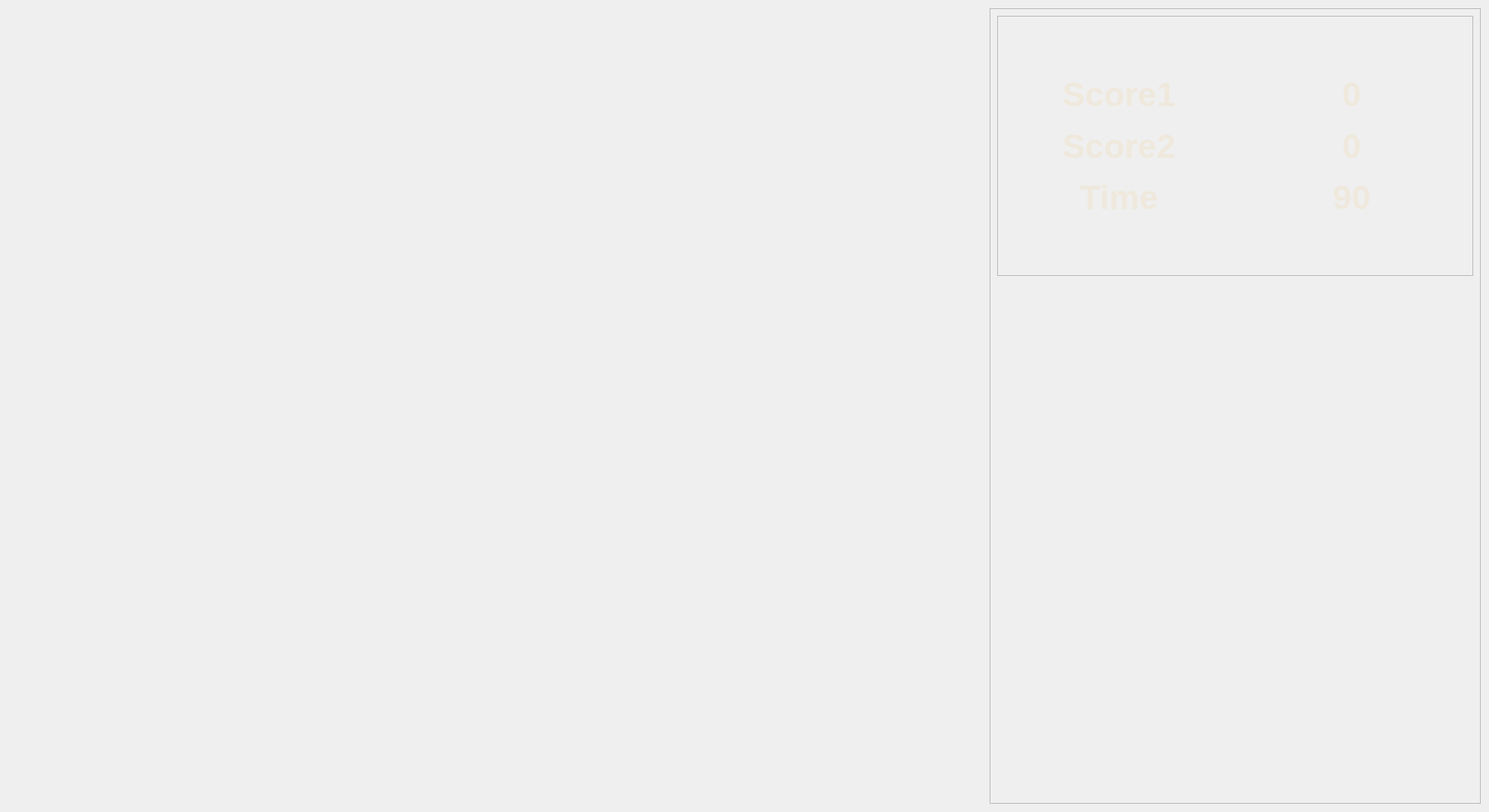
<?xml version="1.0" encoding="UTF-8"?>
<ui version="4.0">
 <class>DualPlayerInGameUI</class>
 <widget class="QWidget" name="DualPlayerInGameUI">
  <property name="geometry">
   <rect>
    <x>0</x>
    <y>0</y>
    <width>1980</width>
    <height>1080</height>
   </rect>
  </property>
  <property name="windowTitle">
   <string>Form</string>
  </property>
  <layout class="QHBoxLayout" name="horizontalLayout_3" stretch="2,1">
   <item>
    <spacer name="horizontalSpacer">
     <property name="orientation">
      <enum>Qt::Orientation::Horizontal</enum>
     </property>
     <property name="sizeHint" stdset="0">
      <size>
       <width>40</width>
       <height>20</height>
      </size>
     </property>
    </spacer>
   </item>
   <item>
    <widget class="QFrame" name="frame">
     <property name="sizePolicy">
      <sizepolicy hsizetype="Expanding" vsizetype="Expanding">
       <horstretch>0</horstretch>
       <verstretch>0</verstretch>
      </sizepolicy>
     </property>
     <property name="frameShape">
      <enum>QFrame::Shape::StyledPanel</enum>
     </property>
     <property name="frameShadow">
      <enum>QFrame::Shadow::Raised</enum>
     </property>
     <property name="lineWidth">
      <number>2</number>
     </property>
     <layout class="QVBoxLayout" name="verticalLayout" stretch="1,2">
      <item>
       <widget class="QFrame" name="frame_2">
        <property name="sizePolicy">
         <sizepolicy hsizetype="Expanding" vsizetype="Expanding">
          <horstretch>0</horstretch>
          <verstretch>0</verstretch>
         </sizepolicy>
        </property>
        <property name="palette">
         <palette>
          <active>
           <colorrole role="WindowText">
            <brush brushstyle="SolidPattern">
             <color alpha="228">
              <red>239</red>
              <green>231</green>
              <blue>218</blue>
             </color>
            </brush>
           </colorrole>
           <colorrole role="Text">
            <brush brushstyle="SolidPattern">
             <color alpha="228">
              <red>239</red>
              <green>231</green>
              <blue>218</blue>
             </color>
            </brush>
           </colorrole>
           <colorrole role="Base">
            <brush brushstyle="SolidPattern">
             <color alpha="179">
              <red>70</red>
              <green>53</green>
              <blue>29</blue>
             </color>
            </brush>
           </colorrole>
          </active>
          <inactive>
           <colorrole role="WindowText">
            <brush brushstyle="SolidPattern">
             <color alpha="228">
              <red>239</red>
              <green>231</green>
              <blue>218</blue>
             </color>
            </brush>
           </colorrole>
           <colorrole role="Text">
            <brush brushstyle="SolidPattern">
             <color alpha="228">
              <red>239</red>
              <green>231</green>
              <blue>218</blue>
             </color>
            </brush>
           </colorrole>
           <colorrole role="Base">
            <brush brushstyle="SolidPattern">
             <color alpha="179">
              <red>70</red>
              <green>53</green>
              <blue>29</blue>
             </color>
            </brush>
           </colorrole>
          </inactive>
          <disabled/>
         </palette>
        </property>
        <property name="font">
         <font>
          <pointsize>34</pointsize>
          <bold>true</bold>
         </font>
        </property>
        <property name="frameShape">
         <enum>QFrame::Shape::StyledPanel</enum>
        </property>
        <property name="frameShadow">
         <enum>QFrame::Shadow::Raised</enum>
        </property>
        <layout class="QVBoxLayout" name="verticalLayout_2" stretch="1,1,1,1,1">
         <property name="spacing">
          <number>6</number>
         </property>
         <item>
          <spacer name="verticalSpacer">
           <property name="orientation">
            <enum>Qt::Orientation::Vertical</enum>
           </property>
           <property name="sizeHint" stdset="0">
            <size>
             <width>20</width>
             <height>145</height>
            </size>
           </property>
          </spacer>
         </item>
         <item>
          <layout class="QHBoxLayout" name="horizontalLayout_2" stretch="0,0">
           <item>
            <widget class="QLabel" name="score1Label">
             <property name="text">
              <string>Score1</string>
             </property>
             <property name="alignment">
              <set>Qt::AlignmentFlag::AlignCenter</set>
             </property>
            </widget>
           </item>
           <item>
            <widget class="QLabel" name="score1ValueLabel">
             <property name="text">
              <string>0</string>
             </property>
             <property name="alignment">
              <set>Qt::AlignmentFlag::AlignCenter</set>
             </property>
            </widget>
           </item>
          </layout>
         </item>
         <item>
          <layout class="QHBoxLayout" name="horizontalLayout_4">
           <item>
            <widget class="QLabel" name="label_2">
             <property name="text">
              <string>Score2</string>
             </property>
             <property name="alignment">
              <set>Qt::AlignmentFlag::AlignCenter</set>
             </property>
            </widget>
           </item>
           <item>
            <widget class="QLabel" name="score2ValueLabel">
             <property name="text">
              <string>0</string>
             </property>
             <property name="alignment">
              <set>Qt::AlignmentFlag::AlignCenter</set>
             </property>
            </widget>
           </item>
          </layout>
         </item>
         <item>
          <layout class="QHBoxLayout" name="horizontalLayout" stretch="1,1">
           <property name="sizeConstraint">
            <enum>QLayout::SizeConstraint::SetDefaultConstraint</enum>
           </property>
           <item>
            <widget class="QLabel" name="timeLabel">
             <property name="enabled">
              <bool>true</bool>
             </property>
             <property name="font">
              <font>
               <pointsize>34</pointsize>
               <bold>true</bold>
              </font>
             </property>
             <property name="text">
              <string>Time</string>
             </property>
             <property name="alignment">
              <set>Qt::AlignmentFlag::AlignCenter</set>
             </property>
            </widget>
           </item>
           <item>
            <widget class="QLabel" name="timeValueLabel">
             <property name="text">
              <string>90</string>
             </property>
             <property name="alignment">
              <set>Qt::AlignmentFlag::AlignCenter</set>
             </property>
            </widget>
           </item>
          </layout>
         </item>
         <item>
          <spacer name="verticalSpacer_2">
           <property name="orientation">
            <enum>Qt::Orientation::Vertical</enum>
           </property>
           <property name="sizeHint" stdset="0">
            <size>
             <width>20</width>
             <height>145</height>
            </size>
           </property>
          </spacer>
         </item>
        </layout>
       </widget>
      </item>
      <item>
       <spacer name="verticalSpacer_3">
        <property name="orientation">
         <enum>Qt::Orientation::Vertical</enum>
        </property>
        <property name="sizeHint" stdset="0">
         <size>
          <width>20</width>
          <height>40</height>
         </size>
        </property>
       </spacer>
      </item>
     </layout>
    </widget>
   </item>
  </layout>
 </widget>
 <resources/>
 <connections/>
</ui>
